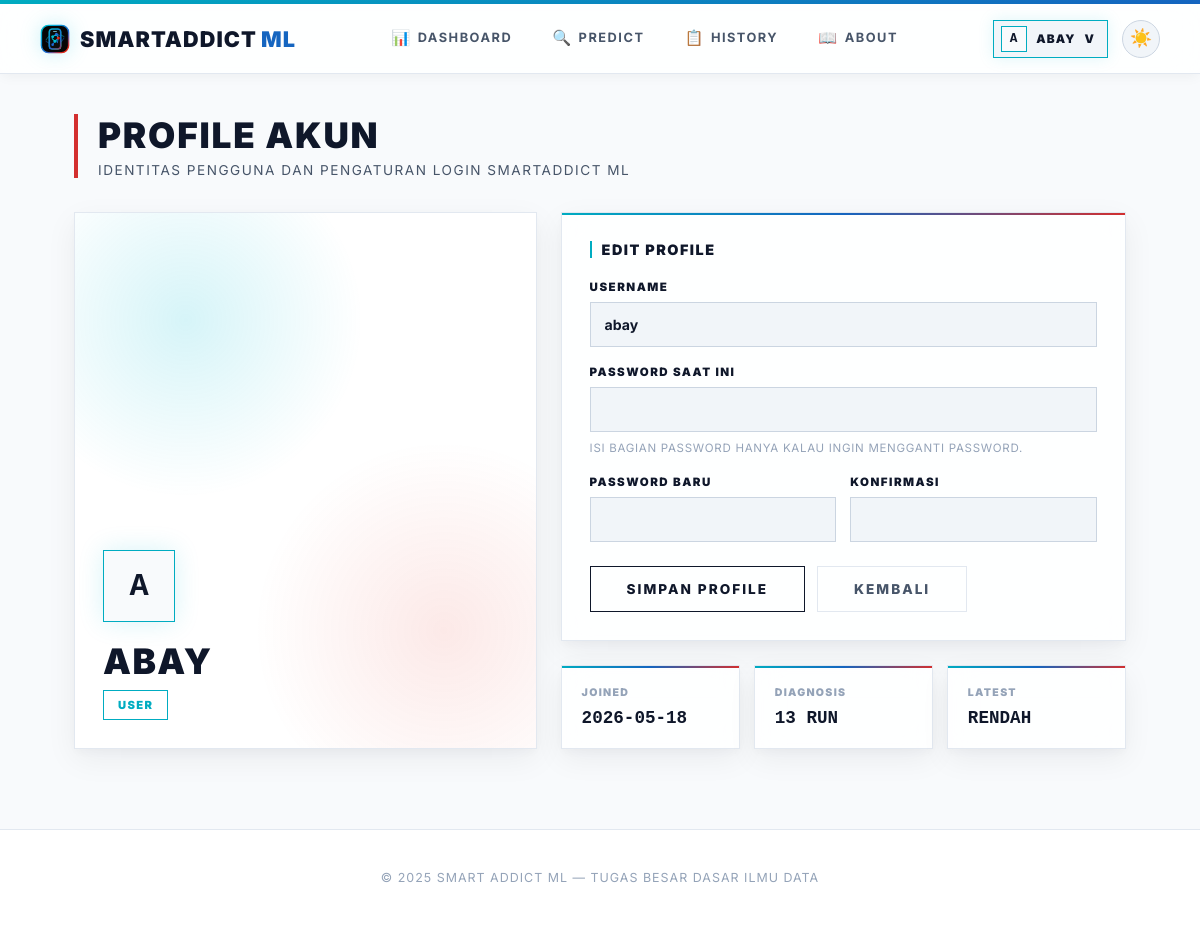
Before: /profile (signed in) with the older database file.
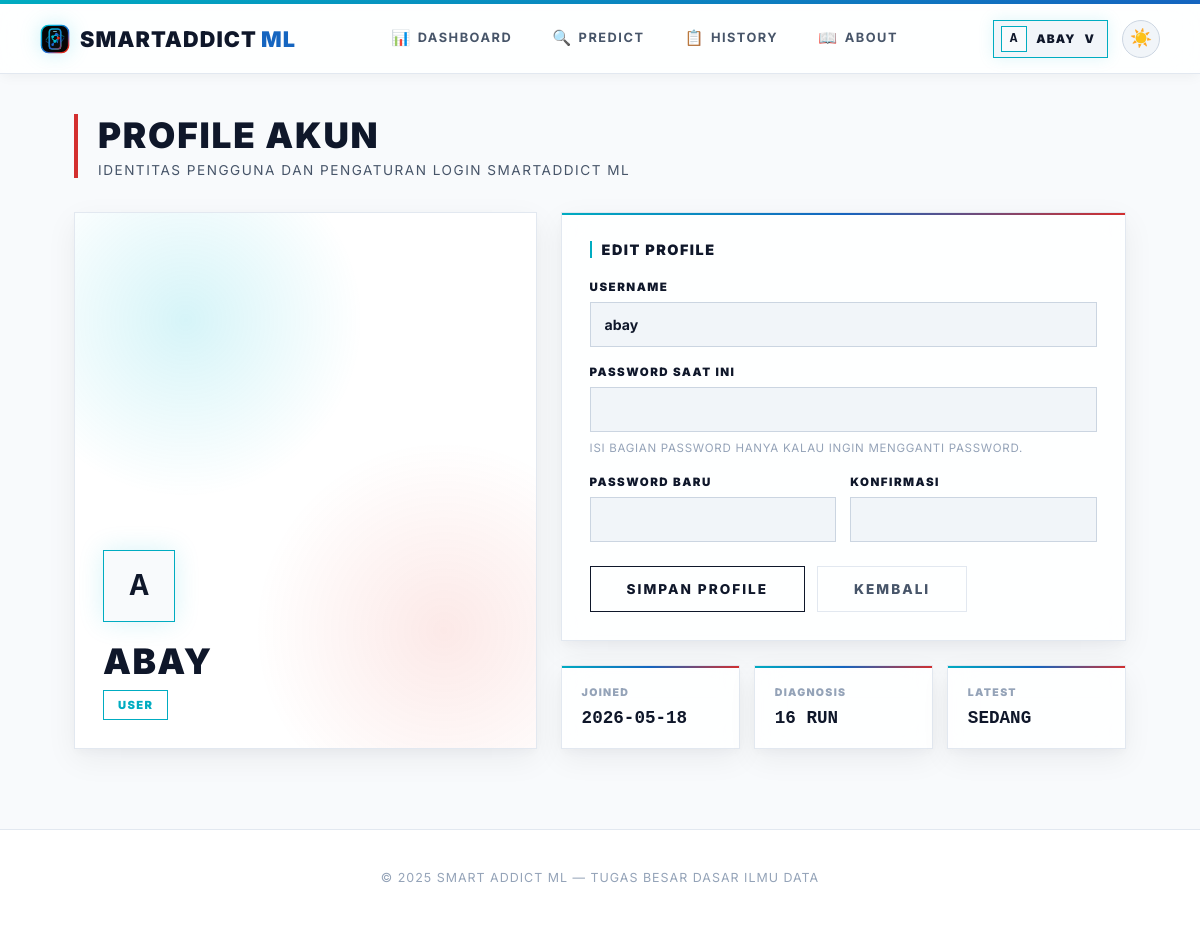
After: the same page with the newer database file.
### app.py (models this page shows, shortened)
class Prediction(db.Model):
    id = db.Column(db.Integer, primary_key=True)
    user_id = db.Column(db.Integer, db.ForeignKey('user.id'), nullable=False)
    model_name = db.Column(db.String(50), nullable=False)
    input_values = db.Column(db.Text, nullable=False)  # JSON string
    result = db.Column(db.String(20), nullable=False)
    prediction_raw = db.Column(db.Integer, nullable=False)
    timestamp = db.Column(db.DateTime, default=datetime.utcnow)

### app.py (the view, shortened to what this page needs)
@app.route("/profile", methods=["GET", "POST"])
@login_required
def profile():
    prediction_count = Prediction.query.filter_by(user_id=current_user.id).count()
    latest_prediction = Prediction.query.filter_by(user_id=current_user.id).order_by(Prediction.timestamp.desc()).first()
    return render_template(
        "profile.html",
        active_page='profile',
        prediction_count=prediction_count,
        latest_prediction=latest_prediction
    )

### app.py (called while the page is built)
@app.after_request
def add_no_cache(response):
    response.headers['Cache-Control'] = 'no-store, no-cache, must-revalidate, max-age=0'
    response.headers['Pragma'] = 'no-cache'
    response.headers['Expires'] = '0'
    return response

@login_manager.user_loader
def load_user(user_id):
    return User.query.get(int(user_id))

    @property
    def is_admin(self):
        return self.role == 'admin'

### templates/profile.html (shortened to what this page needs)
{% extends "base.html" %}
{% block content %}
<main class="content">
    <div class="page-header">
        <h1>PROFILE AKUN</h1>
        <p>IDENTITAS PENGGUNA DAN PENGATURAN LOGIN SMARTADDICT ML</p>
    </div>
    <div class="profile-grid">
        <section class="profile-visual">
            <div id="profile3d" aria-hidden="true"></div>
            <div class="profile-identity">
                <div class="profile-avatar-large">{{ current_user.username[0]|upper }}</div>
                <h2>{{ current_user.username }}</h2>
                <span class="role-badge">{{ current_user.role }}</span>
            </div>
        </section>
        <section>
            <div class="profile-panel">
                <div class="panel-title">Edit Profile</div>
                <form method="post" class="form-grid">
                    <div class="form-group">
                        <label class="form-label" for="username">Username</label>
                        <input class="form-input" id="username" name="username" value="{{ current_user.username }}" maxlength="80" required>
                    </div>
                    <div class="form-group">
                        <label class="form-label" for="current_password">Password Saat Ini</label>
                        <input class="form-input" id="current_password" name="current_password" type="password" autocomplete="current-password">
                        <div class="form-note">Isi bagian password hanya kalau ingin mengganti password.</div>
                    </div>
                    <div class="password-grid">
                        <div class="form-group">
                            <label class="form-label" for="new_password">Password Baru</label>
                            <input class="form-input" id="new_password" name="new_password" type="password" autocomplete="new-password">
                        </div>
                        <div class="form-group">
                            <label class="form-label" for="confirm_password">Konfirmasi</label>
                            <input class="form-input" id="confirm_password" name="confirm_password" type="password" autocomplete="new-password">
                        </div>
                    </div>
                    <div class="profile-actions">
                        <button type="submit" class="btn-primary">Simpan Profile</button>
                        <a href="{{ url_for('dashboard') }}" class="btn-secondary">Kembali</a>
                    </div>
                </form>
            </div>
            <div class="profile-stats">
                <div class="profile-stat">
                    <span>Joined</span>
                    <strong>{{ current_user.created_at.strftime('%Y-%m-%d') }}</strong>
                </div>
                <div class="profile-stat">
                    <span>Diagnosis</span>
                    <strong>{{ prediction_count }} Run</strong>
                </div>
                <div class="profile-stat">
                    <span>Latest</span>
                    <strong>{% if latest_prediction %}{{ latest_prediction.result }}{% else %}None{% endif %}</strong>
                </div>
            </div>
        </section>
    </div>
</main>
{% endblock %}

Changed rows visible on the page:
no longer on this page (row unchanged): Prediction: result "RENDAH"
added Prediction: result "SEDANG"
Other visible differences:
{{ prediction_count }}: "13" → "16"
